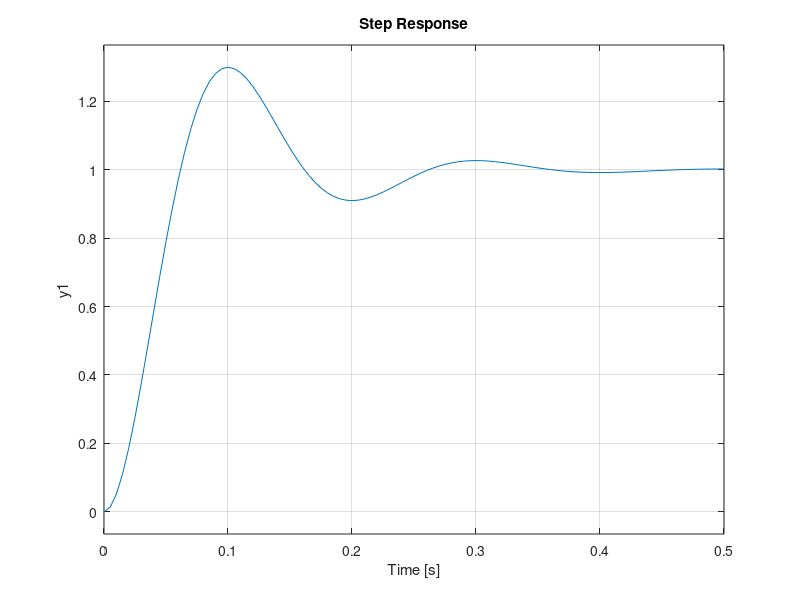

Write MATLAB code to recreate this figure.
close all; clear all; history -c; clc;
pkg load control;

yss = 1;
ymax = 1.3;
K = yss;

% Se calcula Mp para poder obtener psita:
Mp = (ymax-yss)/yss;
psita = sqrt(log(Mp)^2/(pi^2 + log(Mp)^2)) % psita = 0.3579

% Con el tiempo pico se puede obtener Wn:
Tp = 0.1;
Wn = pi/(Tp*sqrt(1-0.3579^2)) % Wn = 33.645

% Por ultimo se arma la F(s)
F = tf([K*Wn^2], [1 2*psita*Wn Wn^2])
step(F)
